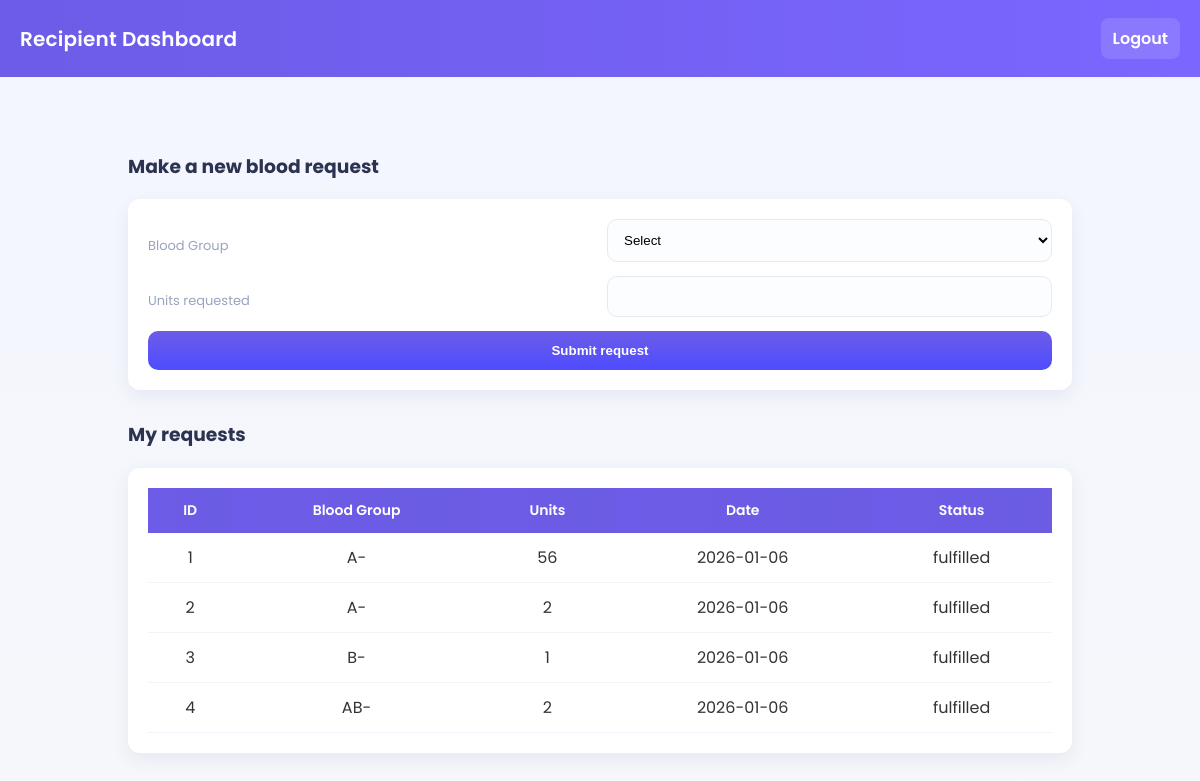
The app's page /recipient_request.php (signed in) with its own data.
### tables this page shows
CREATE TABLE `requests` (
  `request_id` int(11) NOT NULL,
  `recipient_id` int(11) DEFAULT NULL,
  `blood_group` varchar(5) DEFAULT NULL,
  `units_requested` int(11) DEFAULT NULL,
  `status` enum('pending','approved','fulfilled','rejected') DEFAULT 'pending',
  `request_date` date DEFAULT NULL
);

### recipient_request.php (the view, shortened to what this page needs)
<?php
include("connectionDB.php");
$recipient_user_id = $_SESSION['user_id'];
?>
<!DOCTYPE html>
<html>
<head>
</head>
<body>
    <div class="header">
        <h2>Recipient Dashboard</h2>
        <a class="logout" href="logout.php">Logout</a>
    </div>
    <div class="container">
        <h3>Make a new blood request</h3>
        <div class="card">
            <form method="post" action="recipient_request_submit.php">
                <label>Blood Group</label>
                <select name="blood_group" required>
                    <option value="">Select</option>
                </select>
                <label>Units requested</label>
                <input type="number" name="units_requested" min="1" required>
                    <button class="btn full-width" type="submit">Submit request</button>
            </form>
        </div>
        <h3 style="margin-top:30px;">My requests</h3>
        <div class="card table-card">
            <?php
            $res = mysqli_query($conn, "SELECT request_id, blood_group, units_requested, status, request_date
                                                                FROM requests WHERE recipient_id = $recipient_user_id ORDER BY request_date DESC");
            echo "<table><thead><tr><th>ID</th><th>Blood Group</th><th>Units</th><th>Date</th><th>Status</th></tr></thead><tbody>";
            while ($row = mysqli_fetch_assoc($res)) {
                echo "<tr>
                                <td>{$row['request_id']}</td>
                                <td>{$row['blood_group']}</td>
                                <td>{$row['units_requested']}</td>
                                <td>{$row['request_date']}</td>
                                <td>{$row['status']}</td>
                            </tr>";
            }
            echo "</tbody></table>";
            ?>
        </div>
    </div>
</body>
</html>

### recipient_request.php (style rules this page uses)
:root { --primary: #6c5ce7; --accent: #4e4cff; --muted: #9aa3bf; --bg1: #f3f6ff; --bg2: #f5f7fa }
* { box-sizing: border-box }
body { font-family: 'Poppins', sans-serif; background: linear-gradient(180deg, var(--bg1), var(--bg2)); margin: 0; color: #2b3350; }
.header { background: linear-gradient(90deg, var(--primary), #7b66ff); color: #fff; padding: 18px 20px; text-align: left; display: flex; align-items: center; justify-content: space-between; gap: 12px }
.header h2 { margin: 0; font-weight: 600; font-size: 20px; letter-spacing: 0.2px }
.logout { background: rgba(255, 255, 255, 0.12); padding: 8px 12px; border-radius: 8px; color: #fff; text-decoration: none; font-weight: 600; transition: background .22s, transform .18s }
.container { padding: 28px; max-width: 1000px; margin: 28px auto; animation: fadeIn .45s ease both }
.card { background: #fff; border-radius: 12px; padding: 20px; box-shadow: 0 6px 18px rgba(46, 61, 125, 0.08); margin-top: 18px; transition: transform .2s, box-shadow .2s }
form { display: grid; grid-template-columns: 1fr 1fr; gap: 14px; align-items: end }
form label { display: block; color: var(--muted); font-size: 13px; margin-bottom: 6px }
input, select { padding: 12px; border: 1px solid #e6e9f2; border-radius: 10px; width: 100%; outline: none; background: #fbfdff; transition: box-shadow .18s, border-color .18s, transform .12s }
.full-width { grid-column: 1/-1 }
.btn { background: linear-gradient(180deg, var(--primary), var(--accent)); color: #fff; border: none; padding: 12px 16px; border-radius: 10px; cursor: pointer; font-weight: 600; transition: transform .16s, box-shadow .16s }
.table-card { overflow: hidden }
table { width: 100%; border-collapse: separate; border-spacing: 0; background: transparent }
thead th { background: linear-gradient(90deg, var(--primary), #6b5ce3); color: #fff; padding: 12px; text-align: center; font-weight: 600; font-size: 14px }
tbody td { padding: 12px; text-align: center; border-bottom: 1px solid #f1f3fb; color: #333 }
tbody tr { background: #fff; transition: background .18s, transform .18s }

### records on screen
requests: request_id "1", blood_group "A-", units_requested "56", request_date "2026-01-06", status "fulfilled"
requests: request_id "2", blood_group "A-", units_requested "2", request_date "2026-01-06", status "fulfilled"
requests: request_id "3", blood_group "B-", units_requested "1", request_date "2026-01-06", status "fulfilled"
requests: request_id "4", blood_group "AB-", units_requested "2", request_date "2026-01-06", status "fulfilled"
